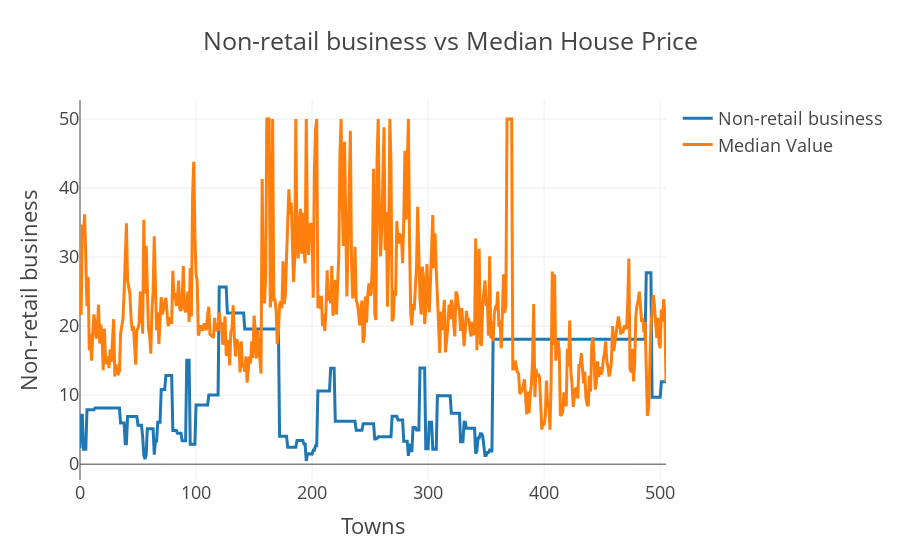

Notebook cell for this chart:
### Code cell
col1 = "INDUS"
col2 = "MEDV"
v1 = housing[col1]
v2 = housing[col2]

scat1 = go.Scatter(y = v1.values, x=v1.index, name="Non-retail business")
scat2 = go.Scatter(y=v2.values, x=v2.index, name="Median Value")

data = [scat1, scat2]

layout={'title':"Non-retail business vs Median House Price",'yaxis':{'title':"Non-retail business"},'xaxis':{'title':'Towns'}}
fig = go.Figure(data=data, layout=layout)
fig.layout.template = "presentation"

iplot(fig)

### Figure 1 — Plotly figure (JSON) as saved in the notebook; plotly's stock layout.template omitted (floating-point values rounded to 4 significant figures; data arrays with more than 128 entries replaced by an {"elided": "..."} marker saying what was removed)
{"data": [{"name": "Non-retail business", "type": "scatter", "x": {"elided": "506 int values"}, "y": {"elided": "506 float values"}}, {"name": "Median Value", "type": "scatter", "x": {"elided": "506 int values"}, "y": {"elided": "506 float values"}}], "layout": {"title": {"text": "Non-retail business vs Median House Price"}, "xaxis": {"title": {"text": "Towns"}}, "yaxis": {"title": {"text": "Non-retail business"}}}}
